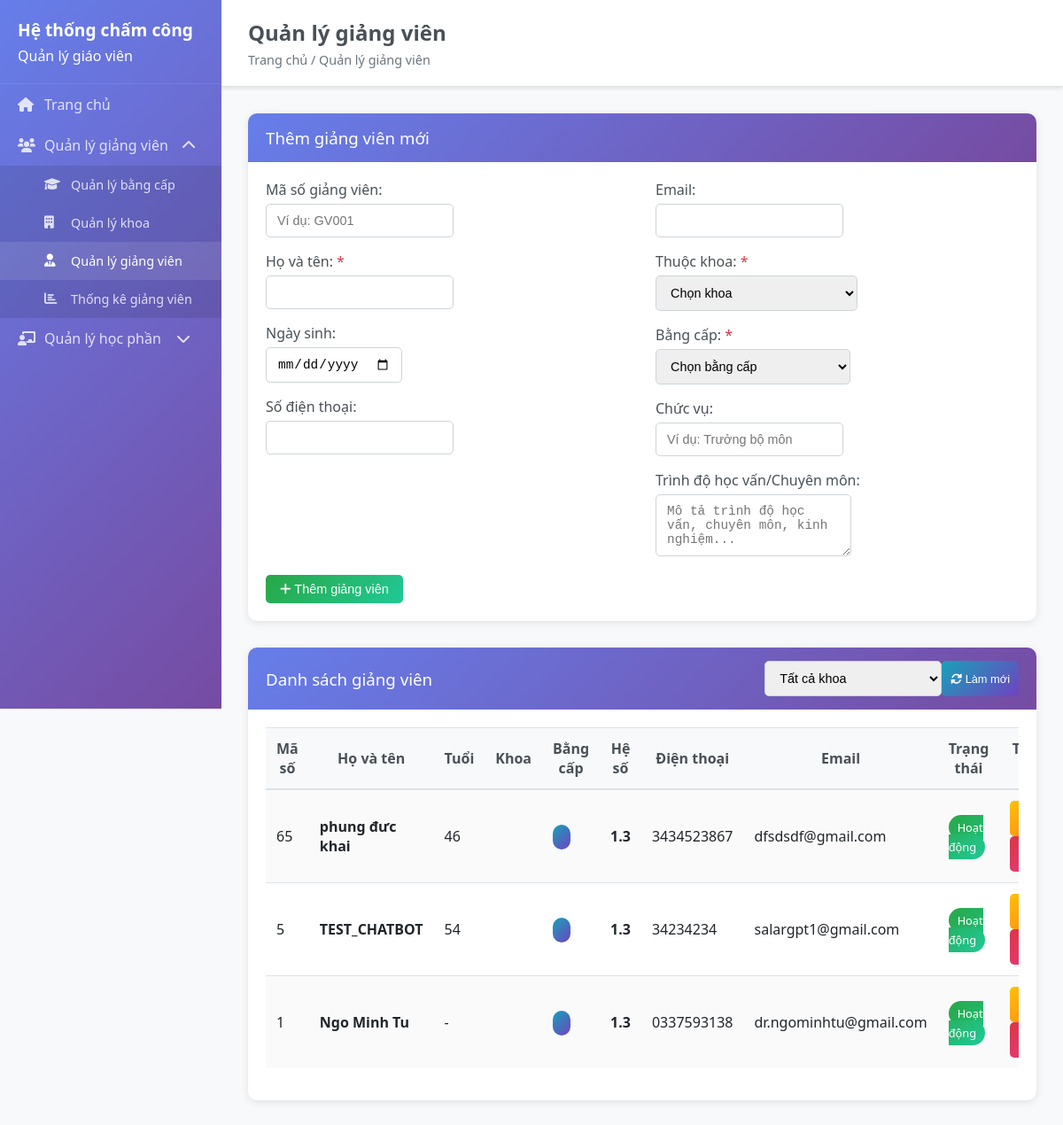
The page /teachers on the database its author committed.
### backend/models/teacher.py (models this page shows, shortened)
class Teacher(BaseModel):
    __tablename__ = 'teachers'
    employee_code = db.Column(db.String(20), unique=True, nullable=True)
    name = db.Column(db.String(100), nullable=False)
    phone = db.Column(db.String(15), nullable=True)
    email = db.Column(db.String(100), unique=True, nullable=True)
    department = db.Column(db.String(100), nullable=True)
    degree_level = db.Column(db.String(20), default='dai_hoc')
    birth_date = db.Column(db.Date, nullable=True)
    department_id = db.Column(db.Integer, db.ForeignKey('departments.id'), nullable=True, default=1)
    degree_id = db.Column(db.Integer, db.ForeignKey('degrees.id'), nullable=True, default=1)
    position = db.Column(db.String(100), nullable=True)
    qualifications = db.Column(db.String(200), nullable=True)
    academic_rank = db.Column(db.String(50), nullable=True)
    employee_type = db.Column(db.String(20), default='lecturer')
    base_salary = db.Column(db.Numeric(12, 2), default=0)
    hourly_rate = db.Column(db.Numeric(10, 2), default=100000)
    teacher_coefficient = db.Column(db.Numeric(3, 2), default=1.3)
    teacher_coefficient_override = db.Column(db.Numeric(3, 2), nullable=True)
    is_active = db.Column(db.Boolean, default=True)
    hire_date = db.Column(db.DateTime, nullable=True)
    @property
    def effective_teacher_coefficient(self):
        if self.teacher_coefficient_override:
            return float(self.teacher_coefficient_override)
        elif self.teacher_coefficient:
            return float(self.teacher_coefficient)
        else:
            return 1.3
    @property
    def age(self):
        if self.birth_date:
            today = datetime.now().date()
            return today.year - self.birth_date.year - ((today.month, today.day) < (self.birth_date.month, self.birth_date.day))
        return None

### backend/app.py (the view)
@app.route('/teachers')
def teachers():
    try:
        print("=== Loading Teachers Page ===")
        print(f"Degree in globals: {'Degree' in globals()}")
        print(f"Department in globals: {'Department' in globals()}")
        print(f"Teacher in globals: {'Teacher' in globals()}")
        teachers_list = []
        departments_list = []
        degrees_list = []
        try:
            from models.teacher import Teacher as TeacherModel
            teachers_list = TeacherModel.query.filter_by(is_active=True).order_by(TeacherModel.created_at.desc()).all()
            print(f"✓ Found {len(teachers_list)} teachers")
        except Exception as e:
            print(f"✗ Error loading teachers: {e}")
        try:
            from models.Department import Department as DepartmentModel
            departments_list = DepartmentModel.query.filter_by(is_active=True).order_by(DepartmentModel.name).all()
            print(f"✓ Found {len(departments_list)} departments:")
            for dept in departments_list:
                print(f"   - ID: {dept.id}, Name: {dept.name}, Code: {dept.code}")
        except Exception as e:
            print(f"✗ Error loading departments: {e}")
            import traceback
            traceback.print_exc()
        try:
            from models.degree import Degree as DegreeModel
            degrees_list = DegreeModel.query.filter_by(is_active=True).order_by(DegreeModel.coefficient).all()
            print(f"✓ Found {len(degrees_list)} degrees:")
            for degree in degrees_list:
                print(f"   - ID: {degree.id}, Name: {degree.name}, Coeff: {degree.coefficient}")
        except Exception as e:
            print(f"✗ Error loading degrees: {e}")
            import traceback
            traceback.print_exc()
        print(f"=== Rendering with {len(teachers_list)} teachers, {len(departments_list)} departments, {len(degrees_list)} degrees ===")
        return render_template('teachers.html',
                             teachers=teachers_list,
                             departments=departments_list,
                             degrees=degrees_list)
    except Exception as e:
        print(f"✗ Error in teachers route: {e}")
        import traceback
        traceback.print_exc()
        return render_template('teachers.html', teachers=[], departments=[], degrees=[])

### frontend/templates/teachers.html (shortened to what this page needs)
<!DOCTYPE html>
<html lang="en">
<head>
    <link rel="stylesheet" href="{{ url_for('static', filename='css/style.css') }}">
</head>
<body>
    {% extends "base.html" %}
    {% block page_title %}Quản lý giảng viên{% endblock %}
    {% block breadcrumb %}Trang chủ / Quản lý giảng viên{% endblock %}
    {% block content %}
    <div class="card">
        <div class="card-header">
            <h3>Thêm giảng viên mới</h3>
        </div>
        <div class="card-body">
            <form id="teacher-form">
                <div class="row">
                    <div class="col-md-6">
                        <div class="form-group">
                            <label for="teacher-employee-code">Mã số giảng viên:</label>
                            <input type="text" id="teacher-employee-code" name="employee_code" class="form-control" placeholder="Ví dụ: GV001">
                        </div>
                        <div class="form-group">
                            <label for="teacher-name">Họ và tên: <span class="text-danger">*</span></label>
                            <input type="text" id="teacher-name" name="name" class="form-control" required>
                        </div>
                        <div class="form-group">
                            <label for="teacher-birth-date">Ngày sinh:</label>
                            <input type="date" id="teacher-birth-date" name="birth_date" class="form-control">
                        </div>
                        <div class="form-group">
                            <label for="teacher-phone">Số điện thoại:</label>
                            <input type="tel" id="teacher-phone" name="phone" class="form-control">
                        </div>
                    </div>
                    <div class="col-md-6">
                        <div class="form-group">
                            <label for="teacher-email">Email:</label>
                            <input type="email" id="teacher-email" name="email" class="form-control">
                        </div>
                        <div class="form-group">
                            <label for="teacher-department">Thuộc khoa: <span class="text-danger">*</span></label>
                            <select id="teacher-department" name="department_id" class="form-control" required>
                                <option value="">Chọn khoa</option>
                            </select>
                        </div>
                        <div class="form-group">
                            <label for="teacher-degree">Bằng cấp: <span class="text-danger">*</span></label>
                            <select id="teacher-degree" name="degree_id" class="form-control" required>
                                <option value="">Chọn bằng cấp</option>
                            </select>
                        </div>
                        <div class="form-group">
                            <label for="teacher-position">Chức vụ:</label>
                            <input type="text" id="teacher-position" name="position" class="form-control" placeholder="Ví dụ: Trưởng bộ môn">
                        </div>
                        <div class="form-group">
                            <label for="teacher-qualifications">Trình độ học vấn/Chuyên môn:</label>
                            <textarea id="teacher-qualifications" name="qualifications" class="form-control" rows="3" placeholder="Mô tả trình độ học vấn, chuyên môn, kinh nghiệm..."></textarea>
                        </div>
                    </div>
                </div>
                <button type="submit" class="btn btn-success" id="submit-btn">
                    <i class="fas fa-plus"></i> Thêm giảng viên
                </button>
            </form>
        </div>
    </div>
    <div class="card">
        <div class="card-header d-flex justify-content-between align-items-center">
            <h3>Danh sách giảng viên</h3>
            <div class="d-flex">
                <select id="filter-department" class="form-control mr-2" style="width: 200px;">
                    <option value="">Tất cả khoa</option>
                </select>
                <button class="btn btn-info btn-sm" onclick="refreshTeachersList()">
                    <i class="fas fa-sync-alt"></i> Làm mới
                </button>
            </div>
        </div>
        <div class="card-body">
            <div class="table-responsive">
                <table class="table table-striped" id="teachers-table">
                    <thead>
                        <tr>
                            <th>Mã số</th>
                            <th>Họ và tên</th>
                            <th>Tuổi</th>
                            <th>Khoa</th>
                            <th>Bằng cấp</th>
                            <th>Hệ số</th>
                            <th>Điện thoại</th>
                            <th>Email</th>
                            <th>Trạng thái</th>
                            <th>Thao tác</th>
                        </tr>
                    </thead>
                    <tbody>
                        {% for teacher in teachers %}
                        <tr>
                            <td>{{ teacher.employee_code or '-' }}</td>
                            <td><strong>{{ teacher.name }}</strong></td>
                            <td>{{ teacher.age or '-' }}</td>
                            <td>{{ teacher.department_abbreviation }}</td>
                            <td><span class="badge badge-info">{{ teacher.degree_abbreviation }}</span></td>
                            <td><strong>{{ "%.1f"|format(teacher.effective_teacher_coefficient) }}</strong></td>
                            <td>{{ teacher.phone or '-' }}</td>
                            <td>{{ teacher.email or '-' }}</td>
                            <td>
                                <span class="badge badge-{{ 'success' if teacher.is_active else 'secondary' }}">
                                    {{ 'Hoạt động' if teacher.is_active else 'Ngưng' }}
                                </span>
                            </td>
                            <td>
                                <button class="btn btn-warning btn-sm" onclick="editTeacher({{ teacher.id }})">
                                </button>
                                <button class="btn btn-danger btn-sm" onclick="deleteTeacher({{ teacher.id }})">
                                </button>
                            </td>
                        </tr>
                        {% else %}
                        <tr>
                            <td colspan="10" class="text-center">Chưa có giảng viên nào</td>
                        </tr>
                        {% endfor %}
                    </tbody>
                </table>
            </div>
        </div>
    </div>
    {% endblock %}

### frontend/static/css/style.css (style rules this page uses)
* { margin: 0; padding: 0; box-sizing: border-box; }
body { font-family: 'Segoe UI', Tahoma, Geneva, Verdana, sans-serif; background-color: #f8f9fa; color: #333; }
.card { background: white; border-radius: 10px; box-shadow: 0 2px 10px rgba(0,0,0,0.1); margin-bottom: 30px; border: none; }
.card-header { background: linear-gradient(135deg, #667eea 0%, #764ba2 100%); color: white; padding: 15px 20px; border-radius: 10px 10px 0 0; border-bottom: none; }
.card-header h3, .card-header h5 { margin: 0; font-weight: 500; }
.card-body { padding: 20px; }
.form-group { margin-bottom: 1rem; }
.form-group label { font-weight: 500; margin-bottom: 5px; display: block; color: #495057; }
.form-control { border: 1px solid #ced4da; border-radius: 5px; padding: 10px 12px; font-size: 0.9rem; transition: all 0.3s ease; }
.btn { border-radius: 5px; padding: 8px 16px; font-size: 0.9rem; font-weight: 500; border: none; cursor: pointer; transition: all 0.3s ease; text-decoration: none; display: inline-block; }
.btn-success { background: linear-gradient(135deg, #28a745, #20c997); color: white; }
.btn-warning { background: linear-gradient(135deg, #ffc107, #fd7e14); color: white; }
.btn-danger { background: linear-gradient(135deg, #dc3545, #e83e8c); color: white; }
.btn-info { background: linear-gradient(135deg, #17a2b8, #6f42c1); color: white; }
.btn-sm { padding: 5px 10px; font-size: 0.8rem; }
.table { width: 100%; margin-bottom: 1rem; color: #212529; border-collapse: collapse; }
.table th, .table td { padding: 12px; vertical-align: middle; border-top: 1px solid #dee2e6; }
.table thead th { background-color: #f8f9fa; border-bottom: 2px solid #dee2e6; font-weight: 600; color: #495057; }
.table-striped tbody tr:nth-of-type(odd) { background-color: rgba(0,0,0,0.02); }
.table-responsive { overflow-x: auto; }
.badge { padding: 5px 10px; border-radius: 20px; font-size: 0.8rem; font-weight: 500; }
.badge-info { background: linear-gradient(135deg, #17a2b8, #6f42c1); color: white; }
.badge-success { background: linear-gradient(135deg, #28a745, #20c997); color: white; }
.text-danger { color: #dc3545; }
.d-flex { display: flex; }
.justify-content-between { justify-content: space-between; }
.align-items-center { align-items: center; }
.row { display: flex; flex-wrap: wrap; margin: 0 -15px; }
.col-md-3, .col-md-4, .col-md-6, .col-md-8, .col-12 { padding: 0 15px; }
.col-md-6 { flex: 0 0 50%; max-width: 50%; }

### rows shown on the page
Teacher: employee_code "65", name "phung đưc khai", birth_date "46", effective_teacher_coefficient "1.3", phone "3434523867", email "dfsdsdf@gmail.com", is_active "Hoạt động"
Teacher: employee_code "5", name "TEST_CHATBOT", birth_date "54", effective_teacher_coefficient "1.3", phone "34234234", email "salargpt1@gmail.com", is_active "Hoạt động"
Teacher: employee_code "1", name "Ngo Minh Tu", birth_date "-", effective_teacher_coefficient "1.3", phone "0337593138", email "dr.ngominhtu@gmail.com", is_active "Hoạt động"
